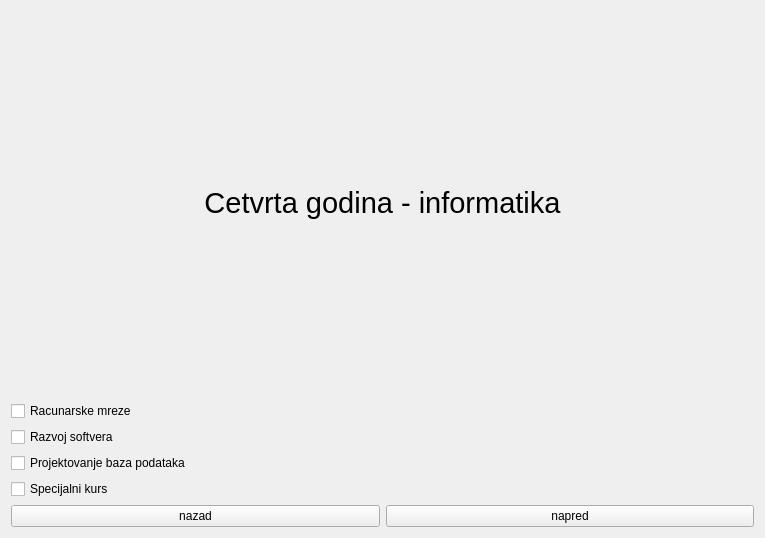
<?xml version="1.0" encoding="UTF-8"?>
<ui version="4.0">
 <class>FourthYearI</class>
 <widget class="QWidget" name="FourthYearI">
  <property name="geometry">
   <rect>
    <x>0</x>
    <y>0</y>
    <width>765</width>
    <height>538</height>
   </rect>
  </property>
  <property name="windowTitle">
   <string>Form</string>
  </property>
  <layout class="QVBoxLayout" name="verticalLayout">
   <item>
    <widget class="QLabel" name="label">
     <property name="font">
      <font>
       <pointsize>22</pointsize>
      </font>
     </property>
     <property name="text">
      <string>Cetvrta godina - informatika</string>
     </property>
     <property name="alignment">
      <set>Qt::AlignCenter</set>
     </property>
    </widget>
   </item>
   <item>
    <layout class="QVBoxLayout" name="verticalLayout_2">
     <item>
      <widget class="QCheckBox" name="checkBox_2">
       <property name="text">
        <string>Racunarske mreze</string>
       </property>
      </widget>
     </item>
     <item>
      <widget class="QCheckBox" name="checkBox">
       <property name="text">
        <string>Razvoj softvera</string>
       </property>
      </widget>
     </item>
    </layout>
   </item>
   <item>
    <layout class="QVBoxLayout" name="verticalLayout_3">
     <item>
      <widget class="QCheckBox" name="checkBox_4">
       <property name="text">
        <string>Projektovanje baza podataka</string>
       </property>
      </widget>
     </item>
     <item>
      <widget class="QCheckBox" name="checkBox_3">
       <property name="text">
        <string>Specijalni kurs</string>
       </property>
      </widget>
     </item>
    </layout>
   </item>
   <item>
    <layout class="QHBoxLayout" name="horizontalLayout_2">
     <item>
      <widget class="QPushButton" name="backPushButton">
       <property name="text">
        <string>nazad</string>
       </property>
      </widget>
     </item>
     <item>
      <widget class="QPushButton" name="nextPushButton">
       <property name="text">
        <string>napred</string>
       </property>
      </widget>
     </item>
    </layout>
   </item>
  </layout>
 </widget>
 <resources/>
 <connections>
  <connection>
   <sender>backPushButton</sender>
   <signal>clicked()</signal>
   <receiver>FourthYearI</receiver>
   <slot>on_backButtonClicked()</slot>
   <hints>
    <hint type="sourcelabel">
     <x>449</x>
     <y>613</y>
    </hint>
    <hint type="destinationlabel">
     <x>100</x>
     <y>6</y>
    </hint>
   </hints>
  </connection>
  <connection>
   <sender>nextPushButton</sender>
   <signal>clicked()</signal>
   <receiver>FourthYearI</receiver>
   <slot>next_button_clicked()</slot>
   <hints>
    <hint type="sourcelabel">
     <x>661</x>
     <y>606</y>
    </hint>
    <hint type="destinationlabel">
     <x>559</x>
     <y>-1</y>
    </hint>
   </hints>
  </connection>
 </connections>
 <slots>
  <slot>on_backButtonClicked()</slot>
  <slot>next_button_clicked()</slot>
 </slots>
</ui>
